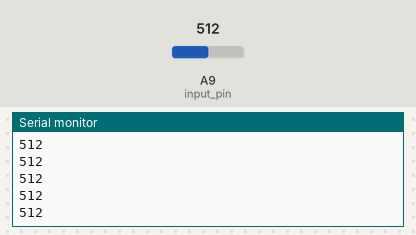
A sketch run on a simulated Arduino Mega 2560, built with avr-gcc and run on an emulated ATmega2560. On the bench: the last lines printed to the serial monitor. The inputs (shaded band) are chosen by the test bench; at power-on: A9 (input_pin) = 512.

Above: at 1.2 s.
1.3 s: A9 (input_pin) set to 716
At 1.31 s:
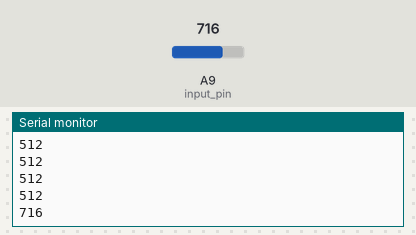
2.8 s: A9 (input_pin) set to 900
At 2.82 s:
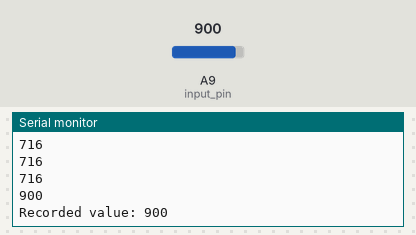
Timing chart, 0 to 5.8 s (numbered marks = the images above; inputs shaded):
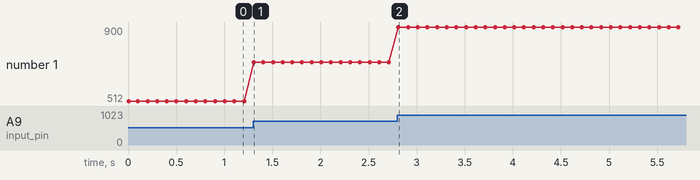

The sketch:

flora_pressure_sensor.ino
```cpp
int input_pin = A9;
int value, prev_value, pressure = 0;
bool pressed = false;
void setup() {
  // put your setup code here, to run once:
  Serial.begin(9600);
  Serial.println("Started");
}

void loop() {
  // put your main code here, to run repeatedly:
  value = analogRead(input_pin);
  Serial.println(value);

  if(value > prev_value + 10){

    prev_value = value;
    pressed = true;
    pressure += 10;
    Serial.print("Recorded value: ");
    Serial.println(prev_value);
    Serial.print("Pressure value: ");
    Serial.println(pressure);
    Serial.print("Pressed? ");
    Serial.println(pressed);

  } else {
    if(pressure > 0){
      pressure -= 10;
    }

    prev_value = value;
    pressed = false;
  }
  delay(100);
}
```

Measured:
- after the input at 1.3 s, the serial monitor: prints a new line at once (image 1)
- after the input at 2.8 s, the serial monitor: prints a new line at once (image 2)
- plotted number 1: 512 → 716 after the input at 1.3 s, 716 → 900 after the input at 2.8 s
